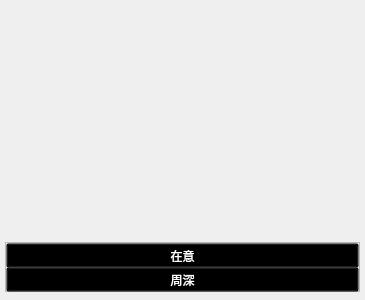
<?xml version="1.0" encoding="UTF-8"?>
<ui version="4.0">
 <class>HotVideoItem</class>
 <widget class="QWidget" name="HotVideoItem">
  <property name="geometry">
   <rect>
    <x>0</x>
    <y>0</y>
    <width>365</width>
    <height>300</height>
   </rect>
  </property>
  <property name="minimumSize">
   <size>
    <width>365</width>
    <height>285</height>
   </size>
  </property>
  <property name="windowTitle">
   <string>Form</string>
  </property>
  <layout class="QVBoxLayout" name="verticalLayout_4">
   <property name="spacing">
    <number>0</number>
   </property>
   <property name="leftMargin">
    <number>5</number>
   </property>
   <property name="topMargin">
    <number>8</number>
   </property>
   <property name="rightMargin">
    <number>5</number>
   </property>
   <property name="bottomMargin">
    <number>8</number>
   </property>
   <item>
    <layout class="QVBoxLayout" name="verticalLayout_3">
     <property name="spacing">
      <number>0</number>
     </property>
     <item>
      <widget class="CusLabel2" name="label_video">
       <property name="minimumSize">
        <size>
         <width>365</width>
         <height>230</height>
        </size>
       </property>
       <property name="styleSheet">
        <string notr="true">QLabel
{
border-image: url(:/images/videosmv/reclist/music2.png);
}</string>
       </property>
       <property name="text">
        <string/>
       </property>
      </widget>
     </item>
     <item>
      <widget class="QFrame" name="frame">
       <property name="minimumSize">
        <size>
         <width>0</width>
         <height>50</height>
        </size>
       </property>
       <property name="maximumSize">
        <size>
         <width>16777215</width>
         <height>50</height>
        </size>
       </property>
       <property name="frameShape">
        <enum>QFrame::StyledPanel</enum>
       </property>
       <property name="frameShadow">
        <enum>QFrame::Raised</enum>
       </property>
       <layout class="QVBoxLayout" name="verticalLayout_2">
        <property name="leftMargin">
         <number>0</number>
        </property>
        <property name="topMargin">
         <number>0</number>
        </property>
        <property name="rightMargin">
         <number>0</number>
        </property>
        <property name="bottomMargin">
         <number>0</number>
        </property>
        <item>
         <layout class="QVBoxLayout" name="verticalLayout">
          <property name="spacing">
           <number>0</number>
          </property>
          <item>
           <widget class="QPushButton" name="pushButton_videoMark">
            <property name="minimumSize">
             <size>
              <width>0</width>
              <height>25</height>
             </size>
            </property>
            <property name="maximumSize">
             <size>
              <width>16777215</width>
              <height>25</height>
             </size>
            </property>
            <property name="styleSheet">
             <string notr="true">QPushButton
{
color: white;
background-color: transparent;
}

QPushButton:hover
{
color: #3981bf;
background-color: transparent;
}</string>
            </property>
            <property name="text">
             <string>在意</string>
            </property>
           </widget>
          </item>
          <item>
           <widget class="QPushButton" name="pushButton_videoAuthor">
            <property name="minimumSize">
             <size>
              <width>0</width>
              <height>25</height>
             </size>
            </property>
            <property name="maximumSize">
             <size>
              <width>16777215</width>
              <height>25</height>
             </size>
            </property>
            <property name="styleSheet">
             <string notr="true">QPushButton
{
color: white;
background-color: transparent;
}

QPushButton:hover
{
color: #3981bf;
background-color: transparent;
}</string>
            </property>
            <property name="text">
             <string>周深</string>
            </property>
           </widget>
          </item>
         </layout>
        </item>
       </layout>
      </widget>
     </item>
    </layout>
   </item>
  </layout>
 </widget>
 <customwidgets>
  <customwidget>
   <class>CusLabel2</class>
   <extends>QLabel</extends>
   <header>mainwidget/CusLabel2.h</header>
  </customwidget>
 </customwidgets>
 <resources/>
 <connections/>
</ui>
